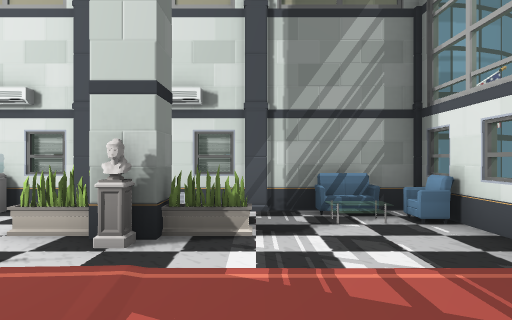
[1] (above)

24 first-person views from a walk through a Unity game level. The camera is 1.5 m above the floor, looks level and sees 70° across. The floor is counted in squares, 2 m on a side. Each view is taken from the middle of a square. On the plan, view 1 faces up. The plan holds only what a view shows up to about 11 squares ahead; the rest is blank. The place goes on beyond the plan. Some animated figures are left out. Door leaves are left out, so doorways stand open.

[2]
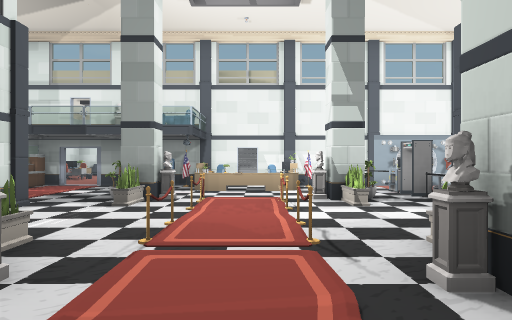

[3]
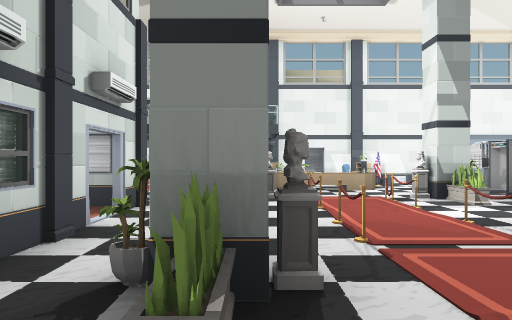

[4]
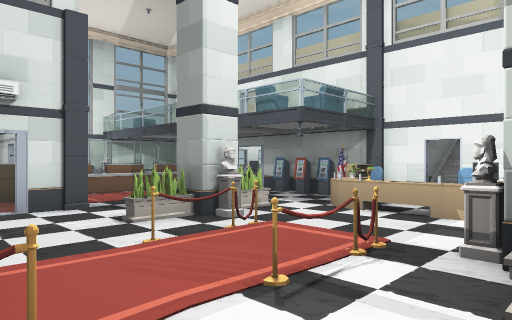

[5]
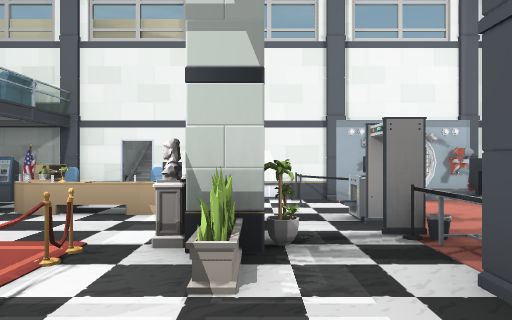

[6]
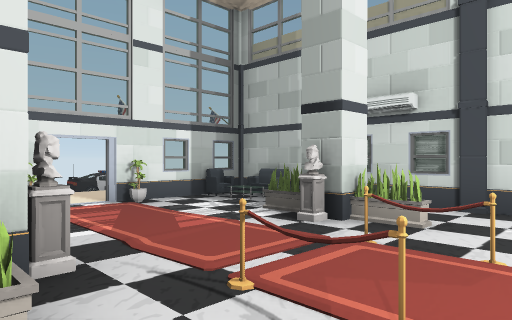

[7]
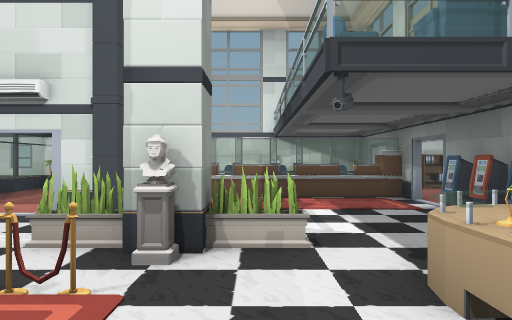

[8]
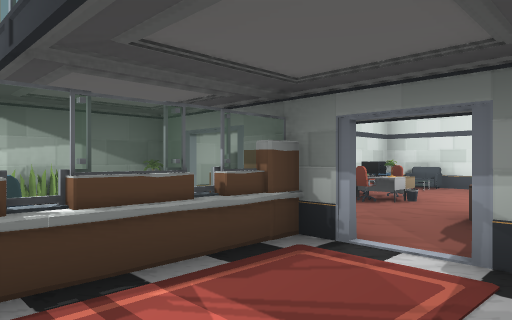

[9]
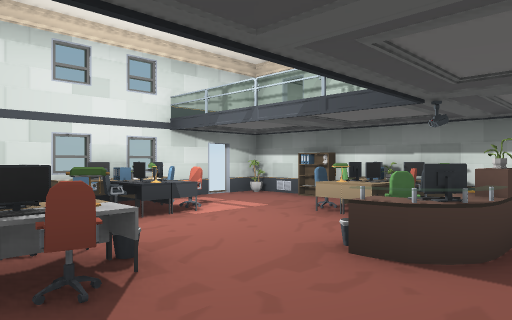

[10]
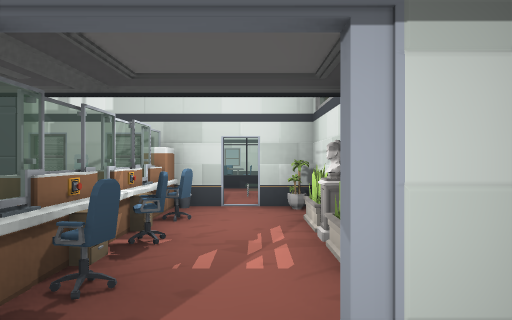

[11]
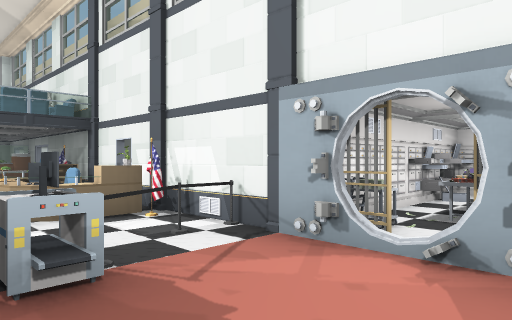

[12]
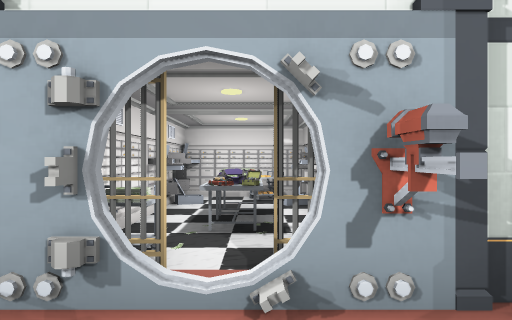

[13]
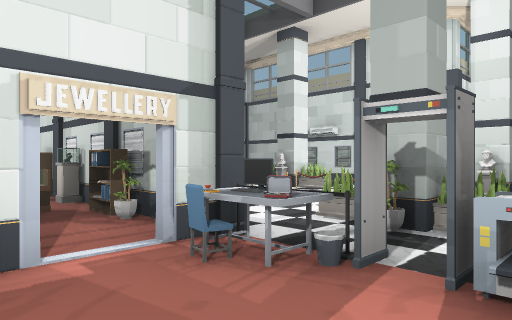

[14]
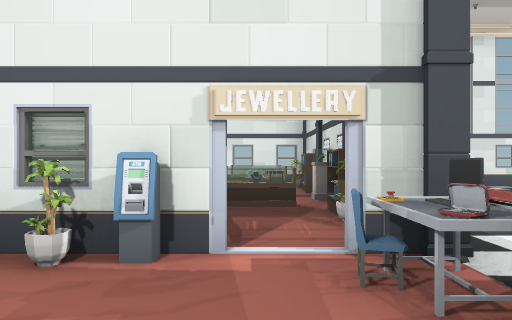

[15]
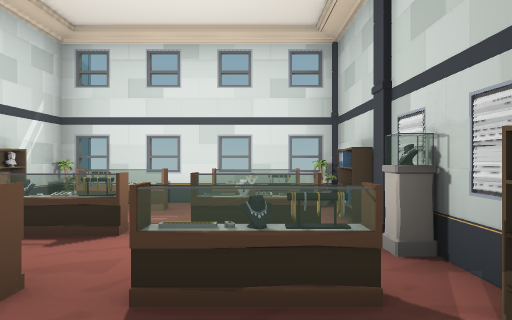

[16]
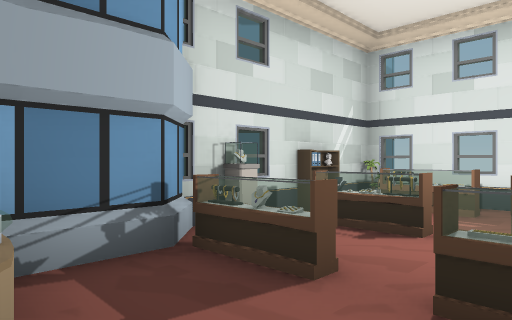

[17]
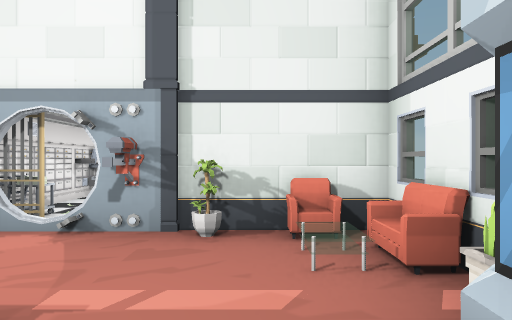

[18]
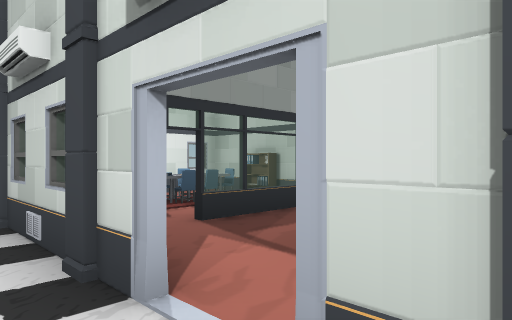

[19]
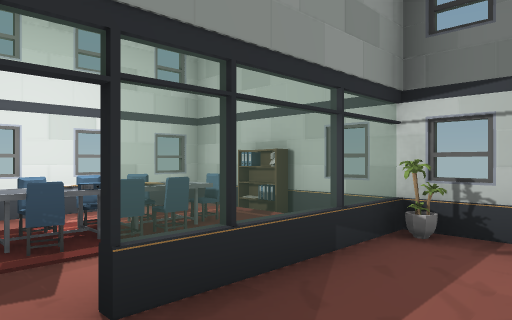

[20]
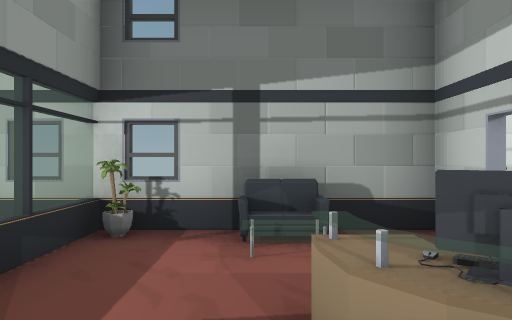

[21]
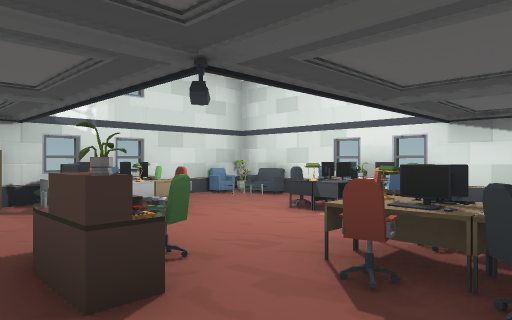

[22]
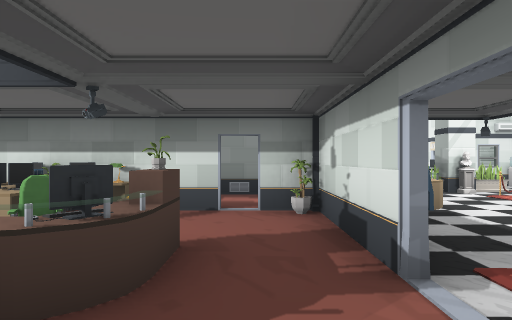

[23]
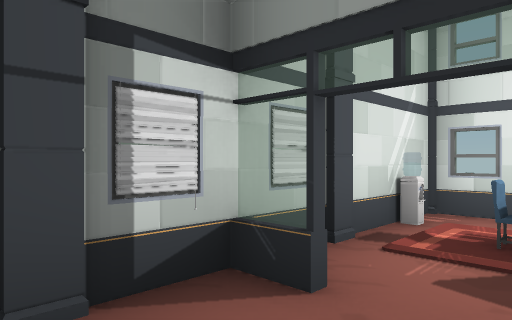

[24]
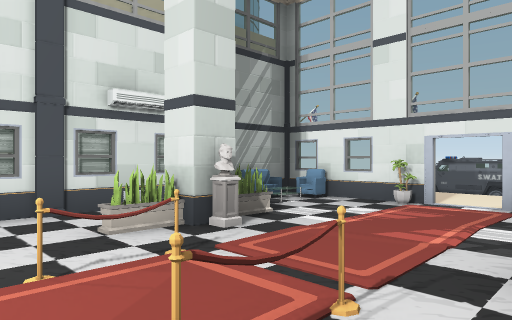

### Floor plan
Points are (right, up) in squares from view 1. A wall is a line through its corners. A room is listed if a view was taken in it or the views show most of it. See-through windows are left out.
Room 1 (views 1, 2, 3, 4, 5, 6, 7, 8, 9, 10, 11, 12, 13, 14, 15, 16, 17, 18, 19, 20, 21, 22, 23, 24)
walls: (-4.6, -1.9) (-4.1, -1.9); (-10.5, 0.4) (-11, 0.4); (-9.8, -2.4) (-9.8, -2.9); (-11.5, 0.4) (-16, 0.4); (-12.4, 0.6) (-13.1, 0.3); (-10.1, 4.6) (-9.8, 3.9); (-1.6, -1.9) (-0.5, -1.9); (-4.9, -6) (-4.9, -7); (-1.3, -2.9) (-1.3, -2); (-3.4, 5.4) (-4.6, 5.4); (-9.8, -6.2) (-9.8, -6.9) (-8.4, -6.9); (-6.5, -6.9) (-3.4, -6.9); (-10.1, 6.2) (-9.6, 6.2); (-9.8, 6.5) (-9.8, 2); (-4.7, -6.8) (-4.1, -7); (-5.1, -7) (-5.1, -6); (-10.1, -6.8) (-10.1, -6.1); (-9.8, 7.6) (-9.8, 6.9); (-10.5, 7.5) (-10.5, 7); (-0.6, 5.6) (-0.1, 5.6); (-1.6, -6.9) (2.4, -6.9) (2.4, -2.1); (-1.3, -7) (-1.3, -3.6); (0.5, 5.4) (-0.5, 5.4); (2.4, -1.9) (2.4, 1.4); (2.4, 2.1) (2.4, 5.4); (2.3, 2.6) (2.6, 3.3); (-17.4, 0.4) (-17.4, -0.5); (-17.4, -1) (-17.4, -2.1); (-8.1, 10.4) (-9.2, 10.4); (-8.3, 10.5) (-8.8, 10.3); (2.4, 5.6) (2.4, 10.5); (-17.4, -4.4) (-17.4, -6.9) (-10.5, -6.9); (0.4, 10.4) (-1.7, 10.4) (-2.4, 9.8)
low walls: (1.9, -1.3) (1.9, -0.8) (2.4, -0.8); (2.2, -1.3) (2.2, -0.8); (-16.7, -6.6) (-16.2, -6.6)
ways out: open door at (-17.5, -1); open door at (-16, 1); open door at (-11, 1); open door at (-11, 7); open door at (-10, -6); open door at (-10, 2); open door at (-9.5, 6); open door at (-5, -6); open door at (-5, 7); open door at (-1, -3.5); open door at (2.7, 1.7)
objects: desk (-17, -4) to (-16, -3); shelf (-15, 0); desk (-14, -6) to (-13, -5); desk (-14, -1) to (-13, 0); computer (-12, -4); other object (-12, -2); other object (-12, 8) to (-11, 8); other object (-10, -5); other object (-10, -4); cash machine (-10, -2); cash machine (-10, -1); plant (-10, 0); pillar (-10, 1); pillar (-10, 3); pillar (-10, 5); pillar (-10, 8); plant (-10, 9); sofa (-10, 10); other object (-9, -6); desk (-9, -5); other object (-9, -4); other object (-9, 0); desk (-9, 1) to (-8, 1); other object (-9, 2); other object (-9, 3); other object (-9, 5); other object (-9, 8); sofa (-9, 10); plant (-8, -7); drawers (-8, -6); desk (-8, -5) to (-8, -4); desk (-8, 2); computer (-8, 3); other object (-8, 6); plant (-7, -7); drawers (-7, -6); desk (-7, -5) to (-7, -4); plant (-7, 1); plant (-7, 4); other object (-7, 5) to (-7, 6); plant (-7, 10); other object (-6, -5); desk (-6, -4); plant (-6, -2); pillar (-6, -1); plant (-6, 0); other object (-6, 1); barrier (-6, 2); pillar (-6, 3); plant (-6, 4); other object (-6, 5); computer (-6, 6); table (-6, 7); plant (-6, 8); other object (-5, -5); pillar (-5, -2); other object (-5, 0); barrier (-5, 1); barrier (-5, 2); other object (-5, 3); pillar (-5, 6); cash machine (-5, 8); computer (-4, -3); water cooler (-4, 5); desk (-4, 8); sofa (-3, -7); pillar (-3, -2) to (-2, -2); barrier (-3, 1); other object (-3, 2); barrier (-3, 3); plant (-3, 5); shelf (-3, 6); other object (-3, 7); plant (-2, -7); plant (-2, 0); other object (-2, 1); other object (-2, 3); plant (-2, 4); pillar (-2, 6); other object (-2, 7); ring (-2, 8); other object (-2, 9); pillar (-1, -1); plant (-1, 0); pillar (-1, 3); pillar (-1, 6); table (0, -5) to (1, -5); table (0, -4) to (1, -4); pillar (0, -2); plant (0, -1); pillar (0, 5); other object (0, 7); other object (0, 8); other object (0, 9); other object (1, -6); other object (1, -3); sofa (1, -2); water cooler (1, -1); sofa (1, 5); shelf (1, 6); other object (1, 7); other object (1, 9); shelf (1, 10); plant (2, 1); plant (2, 3); pillar (2, 5); plant (2, 6); other object (2, 7); other object (2, 9); plant (2, 10)

Positions as (right, up) in squares from view 1, and headings:
1: (0, 0), facing up
2: (1, 2), facing left
3: (1, 0), facing left
4: (-3, 4), facing down-left
5: (-3, 4), facing left
6: (-4, 4), facing down-right
7: (-7, 3), facing down
8: (-7, -2), facing down-left
9: (-11, -6), facing up-left
10: (-11, -6), facing right
11: (-7, 8), facing down-left
12: (-8, 7), facing left
13: (-8, 8), facing down-right
14: (-8, 7), facing right
15: (-4, 7), facing right
16: (-4, 7), facing up-right
17: (-6, 9), facing left
18: (-5, -1), facing down-right
19: (-3, -3), facing down-right
20: (-3, -3), facing down
21: (-11, 0), facing down-left
22: (-11, -5), facing up
23: (-3, -4), facing up-right
24: (-4, 0), facing up-right
